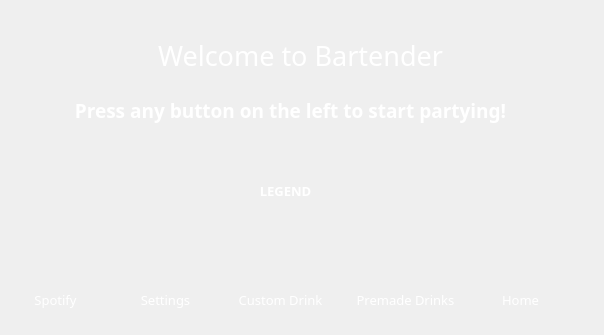
<?xml version="1.0" encoding="UTF-8"?>
<ui version="4.0">
 <class>BartenderSplashScreen</class>
 <widget class="QWidget" name="BartenderSplashScreen">
  <property name="geometry">
   <rect>
    <x>0</x>
    <y>0</y>
    <width>604</width>
    <height>335</height>
   </rect>
  </property>
  <property name="windowTitle">
   <string>Form</string>
  </property>
  <property name="styleSheet">
   <string notr="true">QLabel{
color: rgb(255, 255, 255);
}</string>
  </property>
  <widget class="QLabel" name="label">
   <property name="geometry">
    <rect>
     <x>20</x>
     <y>30</y>
     <width>561</width>
     <height>51</height>
    </rect>
   </property>
   <property name="font">
    <font>
     <family>Myriad Pro</family>
     <pointsize>20</pointsize>
     <weight>9</weight>
     <italic>false</italic>
     <bold>false</bold>
    </font>
   </property>
   <property name="styleSheet">
    <string notr="true">color: rgb(255, 255, 255);
font: 75 20pt &quot;Myriad Pro&quot;;</string>
   </property>
   <property name="text">
    <string>Welcome to Bartender</string>
   </property>
   <property name="alignment">
    <set>Qt::AlignCenter</set>
   </property>
  </widget>
  <widget class="QLabel" name="label_2">
   <property name="geometry">
    <rect>
     <x>10</x>
     <y>90</y>
     <width>561</width>
     <height>41</height>
    </rect>
   </property>
   <property name="font">
    <font>
     <family>Myriad Pro</family>
     <pointsize>14</pointsize>
     <weight>75</weight>
     <bold>true</bold>
    </font>
   </property>
   <property name="styleSheet">
    <string notr="true">color: rgb(255, 255, 255);</string>
   </property>
   <property name="text">
    <string>Press any button on the left to start partying!</string>
   </property>
   <property name="alignment">
    <set>Qt::AlignCenter</set>
   </property>
  </widget>
  <widget class="QLabel" name="label_3">
   <property name="geometry">
    <rect>
     <x>30</x>
     <y>230</y>
     <width>51</width>
     <height>51</height>
    </rect>
   </property>
   <property name="text">
    <string/>
   </property>
   <property name="pixmap">
    <pixmap resource="splashScreenResource.qrc">:/images/images/spotify-logo.svg</pixmap>
   </property>
  </widget>
  <widget class="QLabel" name="label_5">
   <property name="geometry">
    <rect>
     <x>144</x>
     <y>230</y>
     <width>51</width>
     <height>51</height>
    </rect>
   </property>
   <property name="text">
    <string/>
   </property>
   <property name="pixmap">
    <pixmap resource="splashScreenResource.qrc">:/images/images/settings.svg</pixmap>
   </property>
  </widget>
  <widget class="QLabel" name="label_6">
   <property name="geometry">
    <rect>
     <x>120</x>
     <y>290</y>
     <width>91</width>
     <height>20</height>
    </rect>
   </property>
   <property name="font">
    <font>
     <family>Myriad Pro</family>
     <pointsize>10</pointsize>
    </font>
   </property>
   <property name="text">
    <string>Settings</string>
   </property>
   <property name="alignment">
    <set>Qt::AlignCenter</set>
   </property>
  </widget>
  <widget class="QLabel" name="label_7">
   <property name="geometry">
    <rect>
     <x>254</x>
     <y>230</y>
     <width>51</width>
     <height>51</height>
    </rect>
   </property>
   <property name="text">
    <string/>
   </property>
   <property name="pixmap">
    <pixmap resource="splashScreenResource.qrc">:/images/images/customDrink.svg</pixmap>
   </property>
  </widget>
  <widget class="QLabel" name="label_8">
   <property name="geometry">
    <rect>
     <x>230</x>
     <y>290</y>
     <width>101</width>
     <height>20</height>
    </rect>
   </property>
   <property name="font">
    <font>
     <family>Myriad Pro</family>
     <pointsize>10</pointsize>
    </font>
   </property>
   <property name="text">
    <string>Custom Drink</string>
   </property>
   <property name="alignment">
    <set>Qt::AlignCenter</set>
   </property>
  </widget>
  <widget class="QLabel" name="label_4">
   <property name="geometry">
    <rect>
     <x>20</x>
     <y>290</y>
     <width>71</width>
     <height>20</height>
    </rect>
   </property>
   <property name="font">
    <font>
     <family>Myriad Pro</family>
     <pointsize>10</pointsize>
    </font>
   </property>
   <property name="text">
    <string>Spotify</string>
   </property>
   <property name="alignment">
    <set>Qt::AlignCenter</set>
   </property>
  </widget>
  <widget class="QLabel" name="label_9">
   <property name="geometry">
    <rect>
     <x>374</x>
     <y>230</y>
     <width>51</width>
     <height>51</height>
    </rect>
   </property>
   <property name="text">
    <string/>
   </property>
   <property name="pixmap">
    <pixmap resource="splashScreenResource.qrc">:/images/images/premadeDrink.svg</pixmap>
   </property>
  </widget>
  <widget class="QLabel" name="label_10">
   <property name="geometry">
    <rect>
     <x>350</x>
     <y>290</y>
     <width>111</width>
     <height>20</height>
    </rect>
   </property>
   <property name="font">
    <font>
     <family>Myriad Pro</family>
     <pointsize>10</pointsize>
    </font>
   </property>
   <property name="text">
    <string>Premade Drinks</string>
   </property>
   <property name="alignment">
    <set>Qt::AlignCenter</set>
   </property>
  </widget>
  <widget class="QLabel" name="label_11">
   <property name="geometry">
    <rect>
     <x>210</x>
     <y>170</y>
     <width>151</width>
     <height>41</height>
    </rect>
   </property>
   <property name="font">
    <font>
     <family>Myriad Pro</family>
     <pointsize>10</pointsize>
     <weight>75</weight>
     <bold>true</bold>
    </font>
   </property>
   <property name="styleSheet">
    <string notr="true">color: rgb(255, 255, 255);</string>
   </property>
   <property name="text">
    <string>LEGEND</string>
   </property>
   <property name="alignment">
    <set>Qt::AlignCenter</set>
   </property>
  </widget>
  <widget class="QLabel" name="label_12">
   <property name="geometry">
    <rect>
     <x>494</x>
     <y>230</y>
     <width>51</width>
     <height>51</height>
    </rect>
   </property>
   <property name="text">
    <string/>
   </property>
   <property name="pixmap">
    <pixmap resource="splashScreenResource.qrc">:/images/images/home.svg</pixmap>
   </property>
  </widget>
  <widget class="QLabel" name="label_13">
   <property name="geometry">
    <rect>
     <x>490</x>
     <y>290</y>
     <width>61</width>
     <height>20</height>
    </rect>
   </property>
   <property name="font">
    <font>
     <family>Myriad Pro</family>
     <pointsize>10</pointsize>
    </font>
   </property>
   <property name="text">
    <string>Home</string>
   </property>
   <property name="alignment">
    <set>Qt::AlignCenter</set>
   </property>
  </widget>
 </widget>
 <resources>
  <include location="splashScreenResource.qrc"/>
 </resources>
 <connections/>
</ui>
